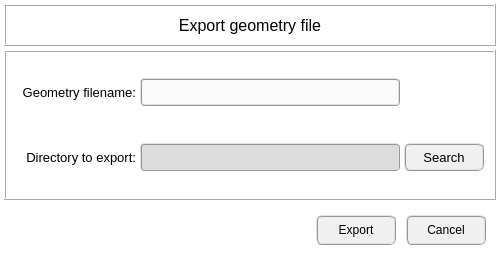
<?xml version="1.0" encoding="UTF-8"?>
<ui version="4.0">
 <class>Dialog</class>
 <widget class="QDialog" name="Dialog">
  <property name="geometry">
   <rect>
    <x>0</x>
    <y>0</y>
    <width>500</width>
    <height>260</height>
   </rect>
  </property>
  <property name="minimumSize">
   <size>
    <width>500</width>
    <height>260</height>
   </size>
  </property>
  <property name="maximumSize">
   <size>
    <width>500</width>
    <height>260</height>
   </size>
  </property>
  <property name="windowTitle">
   <string>OpenPulse - Export geometry file</string>
  </property>
  <property name="styleSheet">
   <string notr="true">background-color: rgb(255, 255, 255);</string>
  </property>
  <layout class="QGridLayout" name="gridLayout">
   <property name="leftMargin">
    <number>4</number>
   </property>
   <property name="topMargin">
    <number>4</number>
   </property>
   <property name="rightMargin">
    <number>4</number>
   </property>
   <property name="bottomMargin">
    <number>4</number>
   </property>
   <property name="spacing">
    <number>4</number>
   </property>
   <item row="0" column="0">
    <widget class="QFrame" name="frame_title">
     <property name="minimumSize">
      <size>
       <width>0</width>
       <height>42</height>
      </size>
     </property>
     <property name="maximumSize">
      <size>
       <width>16777215</width>
       <height>42</height>
      </size>
     </property>
     <property name="frameShape">
      <enum>QFrame::Box</enum>
     </property>
     <property name="frameShadow">
      <enum>QFrame::Raised</enum>
     </property>
     <layout class="QGridLayout" name="gridLayout_2">
      <property name="leftMargin">
       <number>4</number>
      </property>
      <property name="topMargin">
       <number>4</number>
      </property>
      <property name="rightMargin">
       <number>4</number>
      </property>
      <property name="bottomMargin">
       <number>4</number>
      </property>
      <property name="spacing">
       <number>4</number>
      </property>
      <item row="0" column="0">
       <widget class="QLabel" name="label">
        <property name="font">
         <font>
          <pointsize>12</pointsize>
          <weight>50</weight>
          <italic>false</italic>
          <bold>false</bold>
         </font>
        </property>
        <property name="frameShape">
         <enum>QFrame::NoFrame</enum>
        </property>
        <property name="frameShadow">
         <enum>QFrame::Raised</enum>
        </property>
        <property name="text">
         <string>Export geometry file</string>
        </property>
        <property name="alignment">
         <set>Qt::AlignCenter</set>
        </property>
       </widget>
      </item>
     </layout>
    </widget>
   </item>
   <item row="1" column="0">
    <widget class="QFrame" name="frame_center">
     <property name="minimumSize">
      <size>
       <width>0</width>
       <height>0</height>
      </size>
     </property>
     <property name="maximumSize">
      <size>
       <width>600</width>
       <height>360</height>
      </size>
     </property>
     <property name="frameShape">
      <enum>QFrame::Box</enum>
     </property>
     <property name="frameShadow">
      <enum>QFrame::Raised</enum>
     </property>
     <property name="lineWidth">
      <number>1</number>
     </property>
     <layout class="QGridLayout" name="gridLayout_4">
      <property name="leftMargin">
       <number>6</number>
      </property>
      <property name="topMargin">
       <number>6</number>
      </property>
      <property name="rightMargin">
       <number>6</number>
      </property>
      <property name="bottomMargin">
       <number>6</number>
      </property>
      <property name="spacing">
       <number>6</number>
      </property>
      <item row="4" column="0">
       <widget class="QFrame" name="frame_directory">
        <property name="minimumSize">
         <size>
          <width>0</width>
          <height>50</height>
         </size>
        </property>
        <property name="maximumSize">
         <size>
          <width>16777215</width>
          <height>50</height>
         </size>
        </property>
        <property name="frameShape">
         <enum>QFrame::NoFrame</enum>
        </property>
        <property name="frameShadow">
         <enum>QFrame::Raised</enum>
        </property>
        <layout class="QGridLayout" name="gridLayout_7">
         <property name="leftMargin">
          <number>4</number>
         </property>
         <property name="topMargin">
          <number>4</number>
         </property>
         <property name="rightMargin">
          <number>4</number>
         </property>
         <property name="bottomMargin">
          <number>4</number>
         </property>
         <property name="spacing">
          <number>4</number>
         </property>
         <item row="0" column="0">
          <widget class="QLabel" name="label_project_directory">
           <property name="minimumSize">
            <size>
             <width>120</width>
             <height>28</height>
            </size>
           </property>
           <property name="maximumSize">
            <size>
             <width>120</width>
             <height>28</height>
            </size>
           </property>
           <property name="font">
            <font>
             <pointsize>10</pointsize>
            </font>
           </property>
           <property name="text">
            <string>Directory to export:</string>
           </property>
           <property name="alignment">
            <set>Qt::AlignRight|Qt::AlignTrailing|Qt::AlignVCenter</set>
           </property>
          </widget>
         </item>
         <item row="0" column="1">
          <widget class="QLineEdit" name="lineEdit_directory_to_export">
           <property name="enabled">
            <bool>false</bool>
           </property>
           <property name="minimumSize">
            <size>
             <width>260</width>
             <height>28</height>
            </size>
           </property>
           <property name="maximumSize">
            <size>
             <width>260</width>
             <height>28</height>
            </size>
           </property>
           <property name="font">
            <font>
             <family>MS Shell Dlg 2</family>
             <pointsize>10</pointsize>
             <weight>9</weight>
             <italic>false</italic>
             <bold>false</bold>
            </font>
           </property>
           <property name="styleSheet">
            <string notr="true">QLineEdit{border-radius: 4px; border-color: rgb(150, 150, 150); border-style: ridge; border-width: 2px; color: rgb(0, 0, 0); background-color: rgb(250, 250, 250); font: 75 10pt &quot;MS Shell Dlg 2&quot;}
QLineEdit:disabled{border-radius: 4px; border-color: rgb(150, 150, 150); border-style: ridge; border-width: 2px; color: rgb(100, 100, 100); background-color: rgb(220, 220, 220); font: 75 10pt &quot;MS Shell Dlg 2&quot;}</string>
           </property>
           <property name="frame">
            <bool>true</bool>
           </property>
           <property name="alignment">
            <set>Qt::AlignCenter</set>
           </property>
          </widget>
         </item>
         <item row="0" column="2">
          <widget class="QPushButton" name="pushButton_search_folder">
           <property name="sizePolicy">
            <sizepolicy hsizetype="Expanding" vsizetype="Expanding">
             <horstretch>0</horstretch>
             <verstretch>0</verstretch>
            </sizepolicy>
           </property>
           <property name="minimumSize">
            <size>
             <width>80</width>
             <height>28</height>
            </size>
           </property>
           <property name="maximumSize">
            <size>
             <width>80</width>
             <height>28</height>
            </size>
           </property>
           <property name="sizeIncrement">
            <size>
             <width>0</width>
             <height>1</height>
            </size>
           </property>
           <property name="font">
            <font>
             <family>MS Shell Dlg 2</family>
             <pointsize>10</pointsize>
             <weight>9</weight>
             <italic>false</italic>
             <bold>false</bold>
            </font>
           </property>
           <property name="styleSheet">
            <string notr="true">QPushButton{border-radius: 6px; border-color: rgb(150, 150, 150); border-style: ridge; border-width: 2px; color: rgb(0, 0, 0); background-color: rgb(240, 240, 240); font: 75 10pt &quot;MS Shell Dlg 2&quot;}
QPushButton:hover{border-radius: 6px; border-color: rgb(0, 170, 255); border-style: ridge; border-width: 2px; color: rgb(0, 0, 0); background-color: rgba(174, 213, 255, 100); font: 75 10pt &quot;MS Shell Dlg 2&quot;}
QPushButton:pressed{border-radius: 6px; border-color: rgb(0, 170, 255); border-style: ridge; border-width: 3px; color: rgb(0, 0, 0); background-color: rgb(174, 213, 255); font: 75 10pt &quot;MS Shell Dlg 2&quot;}
QPushButton:disabled{border-radius: 6px; border-color: rgb(150, 150, 150); border-style: ridge; border-width: 2px; color: rgb(100, 100, 100); background-color: rgb(200, 200, 200); font: 75 10pt &quot;MS Shell Dlg 2&quot;}</string>
           </property>
           <property name="text">
            <string>Search</string>
           </property>
           <property name="icon">
            <iconset>
             <normaloff>../../../../data/icons/020-search.png</normaloff>../../../../data/icons/020-search.png</iconset>
           </property>
          </widget>
         </item>
        </layout>
       </widget>
      </item>
      <item row="3" column="0">
       <widget class="QFrame" name="frame_filename">
        <property name="minimumSize">
         <size>
          <width>0</width>
          <height>50</height>
         </size>
        </property>
        <property name="maximumSize">
         <size>
          <width>16777215</width>
          <height>50</height>
         </size>
        </property>
        <property name="frameShape">
         <enum>QFrame::NoFrame</enum>
        </property>
        <property name="frameShadow">
         <enum>QFrame::Raised</enum>
        </property>
        <layout class="QGridLayout" name="gridLayout_3">
         <property name="leftMargin">
          <number>4</number>
         </property>
         <property name="topMargin">
          <number>4</number>
         </property>
         <property name="rightMargin">
          <number>4</number>
         </property>
         <property name="bottomMargin">
          <number>4</number>
         </property>
         <property name="spacing">
          <number>4</number>
         </property>
         <item row="0" column="0">
          <widget class="QLabel" name="label_project_name">
           <property name="minimumSize">
            <size>
             <width>120</width>
             <height>28</height>
            </size>
           </property>
           <property name="maximumSize">
            <size>
             <width>120</width>
             <height>28</height>
            </size>
           </property>
           <property name="font">
            <font>
             <pointsize>10</pointsize>
            </font>
           </property>
           <property name="text">
            <string>Geometry filename:</string>
           </property>
           <property name="alignment">
            <set>Qt::AlignRight|Qt::AlignTrailing|Qt::AlignVCenter</set>
           </property>
          </widget>
         </item>
         <item row="0" column="2">
          <widget class="QFrame" name="frame_4">
           <property name="minimumSize">
            <size>
             <width>80</width>
             <height>0</height>
            </size>
           </property>
           <property name="maximumSize">
            <size>
             <width>80</width>
             <height>16777215</height>
            </size>
           </property>
           <property name="frameShape">
            <enum>QFrame::NoFrame</enum>
           </property>
           <property name="frameShadow">
            <enum>QFrame::Raised</enum>
           </property>
          </widget>
         </item>
         <item row="0" column="1">
          <widget class="QLineEdit" name="lineEdit_geometry_filename">
           <property name="minimumSize">
            <size>
             <width>260</width>
             <height>28</height>
            </size>
           </property>
           <property name="maximumSize">
            <size>
             <width>260</width>
             <height>28</height>
            </size>
           </property>
           <property name="font">
            <font>
             <family>MS Shell Dlg 2</family>
             <pointsize>10</pointsize>
             <weight>9</weight>
             <italic>false</italic>
             <bold>false</bold>
            </font>
           </property>
           <property name="styleSheet">
            <string notr="true">QLineEdit{border-radius: 4px; border-color: rgb(150, 150, 150); border-style: ridge; border-width: 2px; color: rgb(0, 0, 0); background-color: rgb(250, 250, 250); font: 75 10pt &quot;MS Shell Dlg 2&quot;}</string>
           </property>
           <property name="text">
            <string/>
           </property>
           <property name="frame">
            <bool>true</bool>
           </property>
           <property name="alignment">
            <set>Qt::AlignCenter</set>
           </property>
          </widget>
         </item>
        </layout>
       </widget>
      </item>
     </layout>
    </widget>
   </item>
   <item row="2" column="0">
    <widget class="QFrame" name="frame_buttons">
     <property name="minimumSize">
      <size>
       <width>0</width>
       <height>52</height>
      </size>
     </property>
     <property name="maximumSize">
      <size>
       <width>16777215</width>
       <height>52</height>
      </size>
     </property>
     <property name="frameShape">
      <enum>QFrame::NoFrame</enum>
     </property>
     <property name="frameShadow">
      <enum>QFrame::Raised</enum>
     </property>
     <layout class="QGridLayout" name="gridLayout_6">
      <property name="leftMargin">
       <number>10</number>
      </property>
      <property name="topMargin">
       <number>0</number>
      </property>
      <property name="rightMargin">
       <number>10</number>
      </property>
      <property name="bottomMargin">
       <number>0</number>
      </property>
      <property name="horizontalSpacing">
       <number>10</number>
      </property>
      <item row="0" column="1">
       <widget class="QPushButton" name="pushButton_export">
        <property name="sizePolicy">
         <sizepolicy hsizetype="Expanding" vsizetype="Expanding">
          <horstretch>0</horstretch>
          <verstretch>0</verstretch>
         </sizepolicy>
        </property>
        <property name="minimumSize">
         <size>
          <width>80</width>
          <height>30</height>
         </size>
        </property>
        <property name="maximumSize">
         <size>
          <width>80</width>
          <height>30</height>
         </size>
        </property>
        <property name="sizeIncrement">
         <size>
          <width>0</width>
          <height>1</height>
         </size>
        </property>
        <property name="styleSheet">
         <string notr="true">QPushButton{border-radius: 6px; border-color: rgb(150, 150, 150); border-style: ridge; border-width: 2px; color: rgb(0, 0, 0); background-color: rgb(240, 240, 240); font: 75 10pt &quot;MS Shell Dlg 2&quot;}
QPushButton:hover{border-radius: 6px; border-color: rgb(0, 170, 255); border-style: ridge; border-width: 2px; color: rgb(0, 0, 0); background-color: rgba(174, 213, 255, 100); font: 75 10pt &quot;MS Shell Dlg 2&quot;}
QPushButton:pressed{border-radius: 6px; border-color: rgb(0, 170, 255); border-style: ridge; border-width: 3px; color: rgb(0, 0, 0); background-color: rgb(174, 213, 255); font: 75 10pt &quot;MS Shell Dlg 2&quot;}</string>
        </property>
        <property name="text">
         <string>Export</string>
        </property>
       </widget>
      </item>
      <item row="0" column="2">
       <widget class="QPushButton" name="pushButton_cancel">
        <property name="sizePolicy">
         <sizepolicy hsizetype="Expanding" vsizetype="Expanding">
          <horstretch>0</horstretch>
          <verstretch>0</verstretch>
         </sizepolicy>
        </property>
        <property name="minimumSize">
         <size>
          <width>80</width>
          <height>30</height>
         </size>
        </property>
        <property name="maximumSize">
         <size>
          <width>80</width>
          <height>30</height>
         </size>
        </property>
        <property name="sizeIncrement">
         <size>
          <width>0</width>
          <height>1</height>
         </size>
        </property>
        <property name="styleSheet">
         <string notr="true">QPushButton{border-radius: 6px; border-color: rgb(150, 150, 150); border-style: ridge; border-width: 2px; color: rgb(0, 0, 0); background-color: rgb(240, 240, 240); font: 75 10pt &quot;MS Shell Dlg 2&quot;}
QPushButton:hover{border-radius: 6px; border-color: rgb(0, 170, 255); border-style: ridge; border-width: 2px; color: rgb(0, 0, 0); background-color: rgba(174, 213, 255, 100); font: 75 10pt &quot;MS Shell Dlg 2&quot;}
QPushButton:pressed{border-radius: 6px; border-color: rgb(0, 170, 255); border-style: ridge; border-width: 3px; color: rgb(0, 0, 0); background-color: rgb(174, 213, 255); font: 75 10pt &quot;MS Shell Dlg 2&quot;}</string>
        </property>
        <property name="text">
         <string>Cancel</string>
        </property>
       </widget>
      </item>
      <item row="0" column="0">
       <widget class="QFrame" name="frame_2">
        <property name="frameShape">
         <enum>QFrame::NoFrame</enum>
        </property>
        <property name="frameShadow">
         <enum>QFrame::Raised</enum>
        </property>
       </widget>
      </item>
     </layout>
    </widget>
   </item>
  </layout>
 </widget>
 <tabstops>
  <tabstop>lineEdit_geometry_filename</tabstop>
  <tabstop>pushButton_search_folder</tabstop>
  <tabstop>pushButton_export</tabstop>
  <tabstop>pushButton_cancel</tabstop>
  <tabstop>lineEdit_directory_to_export</tabstop>
 </tabstops>
 <resources/>
 <connections/>
</ui>
